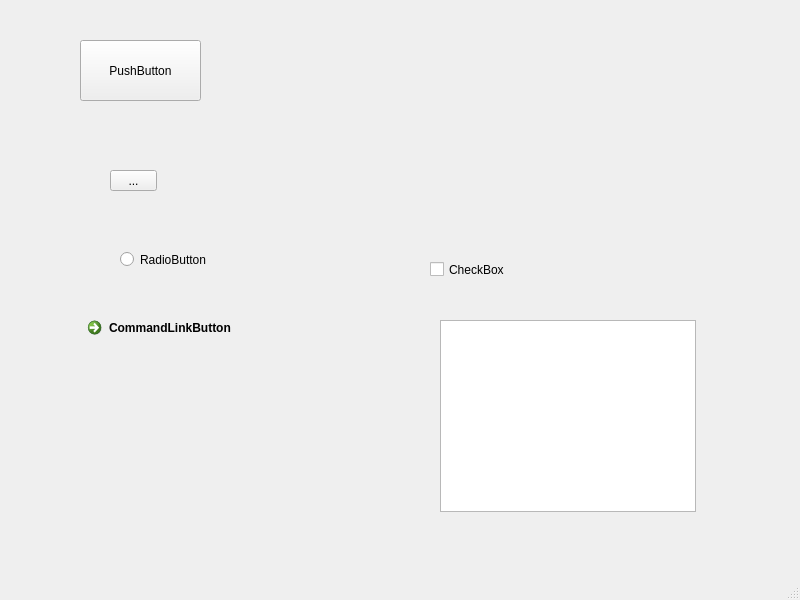
<?xml version="1.0" encoding="UTF-8"?>
<ui version="4.0">
 <class>MainWindow</class>
 <widget class="QMainWindow" name="MainWindow">
  <property name="geometry">
   <rect>
    <x>0</x>
    <y>0</y>
    <width>800</width>
    <height>600</height>
   </rect>
  </property>
  <property name="windowTitle">
   <string>MainWindow</string>
  </property>
  <widget class="QWidget" name="centralwidget">
   <widget class="QPushButton" name="pushButton">
    <property name="geometry">
     <rect>
      <x>80</x>
      <y>40</y>
      <width>121</width>
      <height>61</height>
     </rect>
    </property>
    <property name="text">
     <string>PushButton</string>
    </property>
   </widget>
   <widget class="QToolButton" name="toolButton">
    <property name="geometry">
     <rect>
      <x>110</x>
      <y>170</y>
      <width>47</width>
      <height>21</height>
     </rect>
    </property>
    <property name="text">
     <string>...</string>
    </property>
   </widget>
   <widget class="QRadioButton" name="radioButton">
    <property name="geometry">
     <rect>
      <x>120</x>
      <y>250</y>
      <width>115</width>
      <height>19</height>
     </rect>
    </property>
    <property name="text">
     <string>RadioButton</string>
    </property>
   </widget>
   <widget class="QCheckBox" name="checkBox">
    <property name="geometry">
     <rect>
      <x>430</x>
      <y>260</y>
      <width>91</width>
      <height>19</height>
     </rect>
    </property>
    <property name="text">
     <string>CheckBox</string>
    </property>
   </widget>
   <widget class="QCommandLinkButton" name="commandLinkButton">
    <property name="geometry">
     <rect>
      <x>80</x>
      <y>310</y>
      <width>222</width>
      <height>48</height>
     </rect>
    </property>
    <property name="text">
     <string>CommandLinkButton</string>
    </property>
   </widget>
   <widget class="QListView" name="listView">
    <property name="geometry">
     <rect>
      <x>440</x>
      <y>320</y>
      <width>256</width>
      <height>192</height>
     </rect>
    </property>
   </widget>
  </widget>
  <widget class="QMenuBar" name="menubar">
   <property name="geometry">
    <rect>
     <x>0</x>
     <y>0</y>
     <width>800</width>
     <height>26</height>
    </rect>
   </property>
  </widget>
  <widget class="QStatusBar" name="statusbar"/>
 </widget>
 <resources/>
 <connections/>
</ui>
